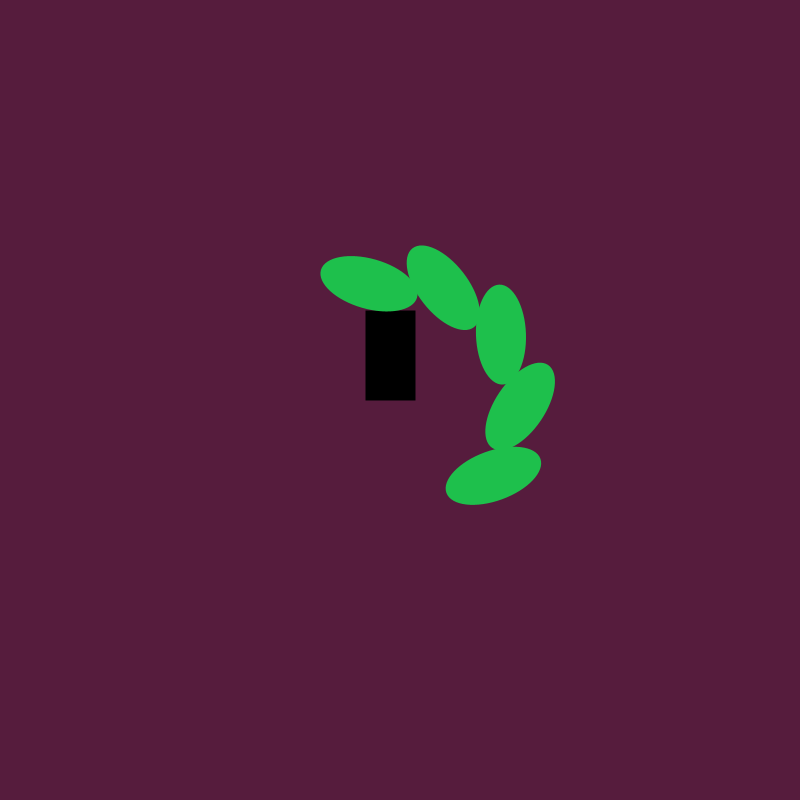
Frame 1 (no input)
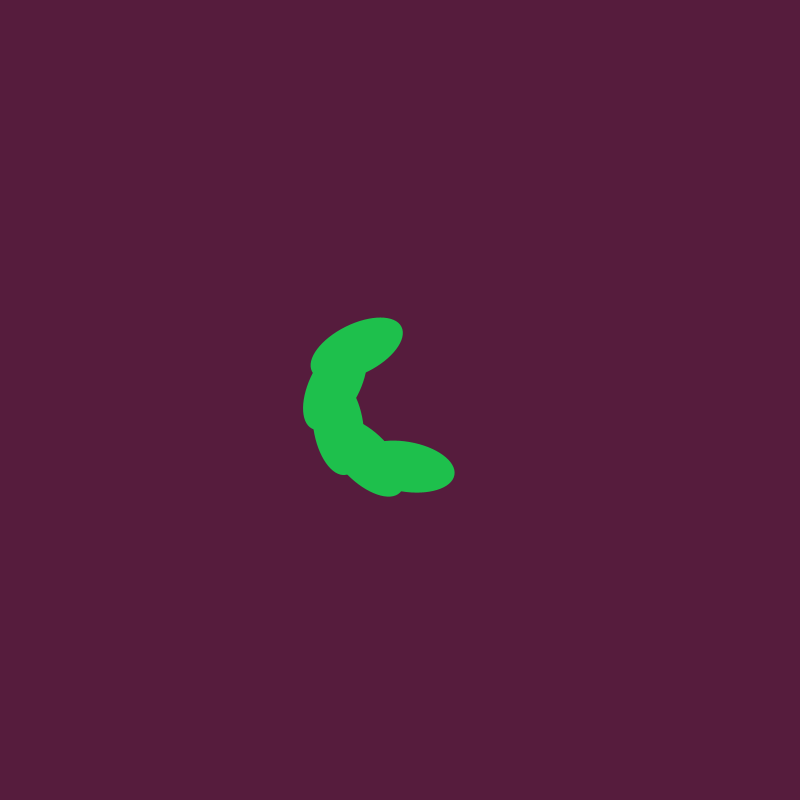
Frame 60 (the mouse pressed at the canvas centre just before this capture)
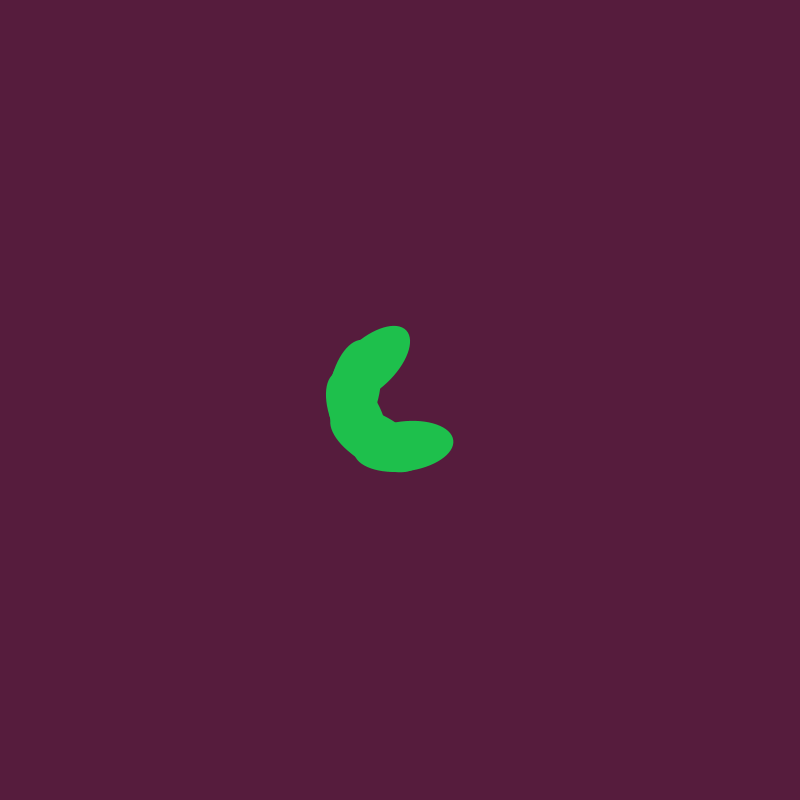
Frame 120 (the mouse held since frame 60 and released just before this capture)

The Processing sketch that drew these frames (run headless with seeded random() and noise(); from frame 60 on, the mouse is pressed at the canvas centre):

// Processing sketch: processing_4086
// ── processing_4086.pde

/*
PROYECTO 01 SESION 3 : TECNICA skratch
 
 Título: FOOTSTEPS
 Nombre: iNÊSantiago
 Fecha:  23.05.209
 Lugar: hangar - barcelona
 Objetivo: modificacion de un sketch mediante la técnica skratch

 La trigonometría nos sirve para oscilar entre varios valores. un seno o un coseno
 siempre oscilara entre valores decimales entre -1 y 1. Por ahora con esto nos basta para poder
 utilizarlo en el movimiento de la flor
 */
float inc = 0.0;//incremento de angulo
float dim = 30; //diametro de la ellipse central
boolean isBackGround = true; 
boolean isFade = false;
int LONGITUD = 100;
int NUM_TALLOS = 5;
void setup() {
  size(800,800);

  smooth();
}
void draw() {

  if ( isBackGround  == true){ 
    background(#561c3d);
  } //equivalente a  if ( isBackGround ){ background(255);}
  if (isFade) hazFade();
  inc += 0.1;
  //float angle = sin(inc) / 10.0 ;
  float angle = sin(inc) /1.0 ;
  translate(width/2,height/2); //trasladamos nuestro punto 0,0 de coordenadas a la mitad de la pantalla
  for (int i = 0; i < NUM_TALLOS; i++) { // UN LOOP! que será esto? repite el bloque entre corchetes tantas veces como se cumpla la condicion de en medio
    tail(0,dim/2, LONGITUD, angle); // llamamos a la funcion tal con 4 parametros
    rotate(PI/NUM_TALLOS); // rotamos nuestra pantalla PI/4
  }

}
void tail(float x,float y, int units, float angle) {
  pushMatrix();
  translate(x, y);
  for (int i =50 ; i < units; i++) { // loop decreciente, 
    strokeWeight(i);
 
    fill(250);
    rect(-10, -40, 0, -40);
    noStroke();
    line(0,0,5,0);
    translate(-5, 10); //translate(0, 4); interesante
    rotate(angle);
  }
  fill(#1ec04c);
  ellipse(0,0,50,100);
  popMatrix();
}

void hazFade(){
  isBackGround = false;
  fill (#c01e76);
  noStroke();
  rect(0,0,width,height);
}

void keyPressed() {
  switch(key) {
  case '+': 
    println("has pulsado la tecla +");
    break;
  case '-': 
    println("has pulsado la tecla -");
    break;

  case 'F': 
  case 'f':
    isFade = !isFade;
    break;
  case 's': 
  case 'S': 
    println("salvamos IMAGEN");
    save("out/filename-"+frameCount+".png");
    break;

  case 'b': 
  case 'B': 
    isBackGround =! isBackGround;

    break;
  }
}
